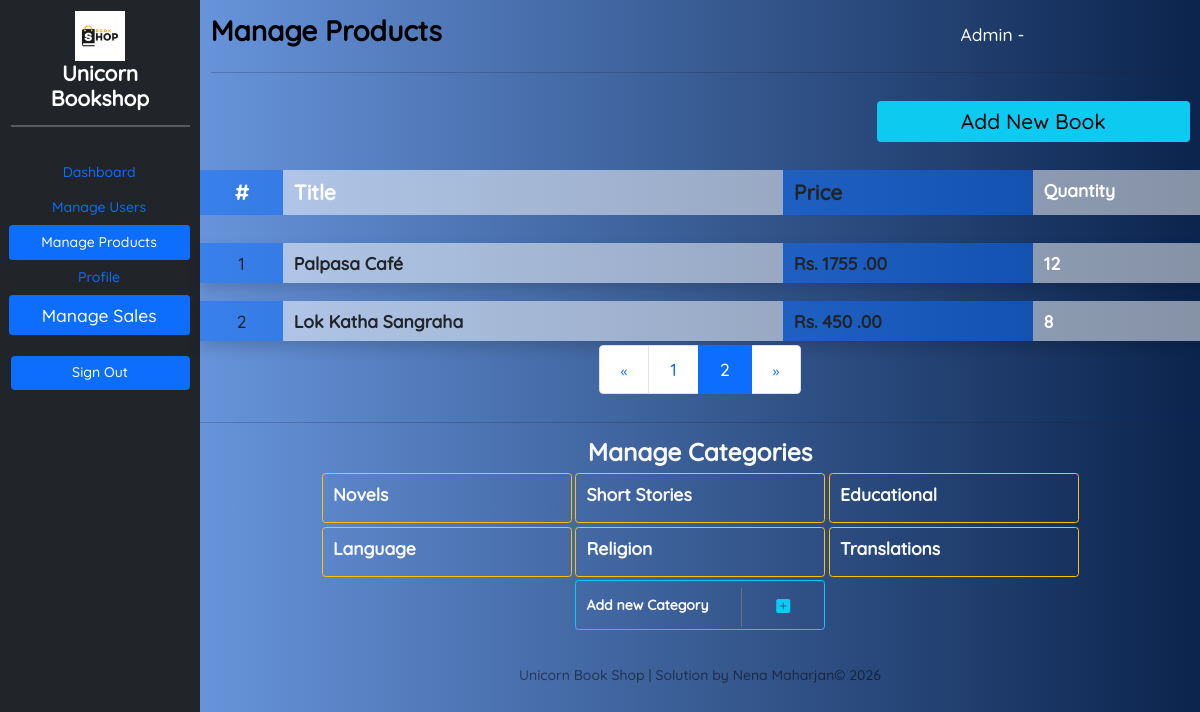
The app's page /bookshop/manageProducts.php?page=2 with its own data.
### tables this page shows
CREATE TABLE IF NOT EXISTS `product` (
  `id` int NOT NULL AUTO_INCREMENT,
  `price` double DEFAULT NULL,
  `qty` int DEFAULT NULL,
  `description` text,
  `title` varchar(100) DEFAULT NULL,
  `datetime_added` datetime DEFAULT NULL,
  `delivery_fee_colombo` double DEFAULT NULL,
  `delivery_fee_other` double DEFAULT NULL,
  `category_cat_id` int NOT NULL,
  `author_has_publisher_id` int NOT NULL,
  `status_status_id` int NOT NULL,
  `admin_email` varchar(100) NOT NULL,
  PRIMARY KEY (`id`),
  KEY `fk_product_category1_idx` (`category_cat_id`),
  KEY `fk_product_model_has_brand1_idx` (`author_has_publisher_id`),
  KEY `fk_product_status1_idx` (`status_status_id`),
  KEY `fk_product_admin1_idx` (`admin_email`),
  CONSTRAINT `fk_product_admin1` FOREIGN KEY (`admin_email`) REFERENCES `admin` (`email`),
  CONSTRAINT `fk_product_category1` FOREIGN KEY (`category_cat_id`) REFERENCES `category` (`cat_id`),
  CONSTRAINT `fk_product_model_has_brand1` FOREIGN KEY (`author_has_publisher_id`) REFERENCES `author_has_publisher` (`id`),
  CONSTRAINT `fk_product_status1` FOREIGN KEY (`status_status_id`) REFERENCES `status` (`status_id`)
);

CREATE TABLE IF NOT EXISTS `category` (
  `cat_id` int NOT NULL AUTO_INCREMENT,
  `cat_name` varchar(50) DEFAULT NULL,
  PRIMARY KEY (`cat_id`)
);

### bookshop/Database.php (called while the page is built, shortened)
<?php
class Connection {
    private static $server = "localhost";
    private static $user = "root";
    private static $password = "";
    private static $db = "ebookstore";
    public static $connection;
    private static function createConnection(){
        if (!isset($connection)){
             Connection::$connection = new mysqli(Connection::$server, Connection::$user, Connection::$password, Connection::$db);
            }
    }
    public static function select($query){
        return Connection::$connection->query($query);
    }
}
?>

### bookshop/manageProducts.php (the view, shortened to what this page needs)
<?php
include "Database.php";
?>
<!DOCTYPE html>
<html>
<head>
    <link rel="stylesheet" href="bootstrap.css" />
    <link rel="stylesheet" href="https://cdn.jsdelivr.net/npm/bootstrap-icons@1.9.1/font/bootstrap-icons.css">
    <link rel="stylesheet" href="style.css" />
</head>
<body style="background-color: #74EBD5;background-image: linear-gradient(90deg,#79aaf7 0%,#0b244d 100%);">
    <div class="container-fluid">
        <div class="row">
            <div class="col-12 col-lg-2">
                <div class="row">
                    <div class="col-12 align-items-start bg-dark vh-100">
                        <div class="row g-1 text-center">
                            <div class="col-12 mt-3">
                                <div class="adminLogo"></div>
                                <h4 class="text-white fw-bold">Unicorn Bookshop</h4>
                                <hr class="border border-1 border-white" />
                            </div>
                            <div class="nav flex-column nav-pills me-3 mt-3" role="tablist" aria-orientation="vertical">
                                <nav class="nav flex-column">
                                    <a class="nav-link" aria-current="page" href="adminPanel.php">Dashboard</a>
                                    <a class="nav-link" href="manageUsers.php">Manage Users</a>
                                    <a class="nav-link active" href="manageProducts.php">Manage Products</a>
                                    <a class="nav-link" href="#" data-bs-toggle="modal" data-bs-target="#profileModal">Profile</a>
                                    <a class="nav-link active fs-5" href="manageSales.php">Manage Sales</a>
                                </nav>
                            </div>
                            <div class="col-12 mt-4">
                                <a class="btn btn-primary col-12" href="adminSignOutProcess.php">Sign Out</a>
                            </div>
                        </div>
                    </div>
                </div>
            </div>
            <div class="col-12 col-lg-10">
                <div class="row">
                    <div class="text-black fw-bold mb-1 mt-3 col-9">
                        <h2 class="fw-bold">Manage Products</h2>
                    </div>
                    <div class="col-3 mt-4 mb-1 align-self-center" id="dashName">
                        <h4 class="text-light fs-5">Admin - <?php echo $_SESSION["au"]["fname"] . " " . $_SESSION["au"]["lname"]; ?></h4>
                    </div>
                    <div class="col-12">
                        <hr />
                    </div>
                    <form action="addProduct.php">
                        <div class="col-12 mt-3">
                            <div class="row justify-content-end">
                                <div class="col-12 col-lg-4 mb-3 text-end">
                                    <div class="row">
                                        <div class="col-12 d-grid">
                                            <button class="btn btn-info fs-4 p-1" type="submit">Add New Book</button>
                                        </div>
                                    </div>
                                </div>
                            </div>
                        </div>
                    </form>
                    <div class="col-12 mt-3 mb-3">
                        <div class="row">
                            <div class="col-2 col-lg-1 bg-primary bg-opacity-50 py-2 text-center">
                                <span class="fs-4 fw-bold text-white">#</span>
                            </div>
                            <div class="col-6 col-lg-6 bg-white bg-opacity-50 py-2">
                                <span class="fs-4 fw-bold text-white">Title</span>
                            </div>
                            <div class="col-2 col-lg-3 bg-primary bg-opacity-50 py-2">
                                <span class="fs-4 fw-bold">Price</span>
                            </div>
                            <div class="col-2 bg-white bg-opacity-50 py-2">
                                <span class="fs-5 fw-bold text-white">Quantity</span>
                            </div>
                        </div>
                    </div>
                    <?php
                    $query = "SELECT * FROM `product`";
                    if (isset($_GET["page"])) {
                        $pageno = $_GET["page"];
                    } else {
                        $pageno = 1;
                    }
                    $product_rs = Connection::select($query);
                    $product_num = $product_rs->num_rows;
                    $results_per_page = 10;
                    $number_of_pages = ceil($product_num / $results_per_page);
                    $page_results = ($pageno - 1) * $results_per_page;
                    $selected_rs = Connection::select($query . " LIMIT " . $results_per_page . " OFFSET " . $page_results . "");
                    $selected_num = $selected_rs->num_rows;
                    for ($x = 0; $x < $selected_num; $x++) {
                        $selected_data = $selected_rs->fetch_assoc();
                    ?>
                        <div class="col-12 mt-3 mb-1 shadow" data-bs-toggle="collapse" data-bs-target="#collapseExample<?php echo ($x) ?>" aria-expanded="false" aria-controls="collapseExample<?php echo ($x) ?>">
                            <div class=" row">
                                <div class="col-2 col-lg-1 bg-primary bg-opacity-50 py-2 text-center">
                                    <span class="fs-5 text-dark"><?php echo $x + 1; ?></span>
                                </div>
                                <div class="col-6 col-lg-6 bg-white bg-opacity-50 py-2">
                                    <?php
                                if ($selected_data["status_status_id"] == 1) {
                                    ?>
                                        <span class="fs-5 fw-bold text-dark"><?php echo $selected_data["title"]; ?></span>
                                    <?php
                                    } else {
                                    ?>
                                        <span class="fs-5 fw-bold text-danger"><?php echo $selected_data["title"]; ?></span>
                                    <?php
                                    }
                                    ?>
                                </div>
                                <div class="col-2 col-lg-3 bg-primary bg-opacity-50 py-2">
                                    <span class="fs-5 fw-bold">Rs. <?php echo $selected_data["price"]; ?> .00</span>
                                </div>
                                <div class="col-2 col-lg-2 bg-white bg-opacity-50 py-2">
                                    <span class="fs-5 fw-bold text-white"><?php echo $selected_data["qty"]; ?></span>
                                </div>
                            </div>
                        </div>
                    <?php
                    }
                    ?>
                    <div class="offset-2 offset-lg-3 col-8 col-lg-6 text-center mb-3">
                        <nav aria-label="Page navigation example">
                            <ul class="pagination pagination-lg justify-content-center">
                                <li class="page-item">
                                    <a class="page-link" href="
                            <?php if ($pageno <= 1) {
                                echo ("#");
                            } else {
                                echo "?page=" . ($pageno - 1);
                            } ?>
                            " aria-label="Previous">
                                        <span aria-hidden="true">&laquo;</span>
                                    </a>
                                </li>
                                <?php
                                for ($x = 1; $x <= $number_of_pages; $x++) {
                                    if ($x == $pageno) {
                                ?>
                                        <li class="page-item active">
                                            <a class="page-link" href="<?php echo "?page=" . ($x); ?>"><?php echo $x; ?></a>
                                        </li>
                                    <?php
                                    } else {
                                    ?>
                                        <li class="page-item">
                                            <a class="page-link" href="<?php echo "?page=" . ($x); ?>"><?php echo $x; ?></a>
                                        </li>
                                <?php
                                    }
                                }
                                ?>
                                <li class="page-item">
                                    <a class="page-link" href="
                            <?php if ($pageno >= $number_of_pages) {
                                echo ("#");
                            } else {
                                echo "?page=" . ($pageno + 1);
                            } ?>
                            " aria-label="Next">
                                        <span aria-hidden="true">&raquo;</span>
                                    </a>
                                </li>
                            </ul>
                        </nav>
                    </div>
                    <hr />
                    <div class="col-12 text-center">
                        <h3 class="text-light fw-bold">Manage Categories</h3>
                    </div>
                    <div class="col-12 mb-3">
                        <div class="row gap-1 justify-content-center">
                            <?php
                            $category_rs = Connection::select("SELECT * FROM `category`");
                            $category_num = $category_rs->num_rows;
                            for ($x = 0; $x < $category_num; $x++) {
                                $category_data = $category_rs->fetch_assoc();
                            ?>
                                <div class="col-12 col-lg-3 border border-warning rounded" style="height: 50px;">
                                    <div class="row">
                                        <div class="col-8 mt-2 mb-2">
                                            <label class="form-label fw-bold fs-5 text-light"><?php echo $category_data["cat_name"]; ?></label>
                                        </div>
                                    </div>
                                </div>
                            <?php
                            }
                            ?>
                            <div class="col-12 col-lg-3 border border-info rounded" style="height: 50px;" onclick="addNewCategory();">
                                <div class="row">
                                    <div class="col-8 mt-3 mb-2">
                                        <label class="form-label fw-bold text-light">Add new Category</label>
                                    </div>
                                    <div class="col-4 border-start border-secondary text-center mt-2 mb-2">
                                        <label class="form-label fs-4"><i class="bi bi-plus-square-fill text-info"></i></label>
                                    </div>
                                </div>
                            </div>
                        </div>
                    </div>
                </div>
                <div class="col-lg-12 text-center text-black-50 mt-4 mb-2">
                        <label>Unicorn Book Shop | Solution by Nena Maharjan&copy; <?php echo (date("Y")) ?></label>
                    </div>
            </div>
        </div>
    </div>
</body>
</html>

### bookshop/style.css (style rules this page uses)
* { font-family: "Quicksand"; font-size: 14px; }
.adminLogo { height: 50px; background-image: url("logo.jpg"); background-position: center; background-size: contain; background-repeat: no-repeat; }

### records on screen
product: title "Palpasa Café", price "1755", qty "12"
product: title "Lok Katha Sangraha", price "450", qty "8"
category: cat_name "Novels"
category: cat_name "Short Stories"
category: cat_name "Educational"
category: cat_name "Language"
category: cat_name "Religion"
category: cat_name "Translations"
